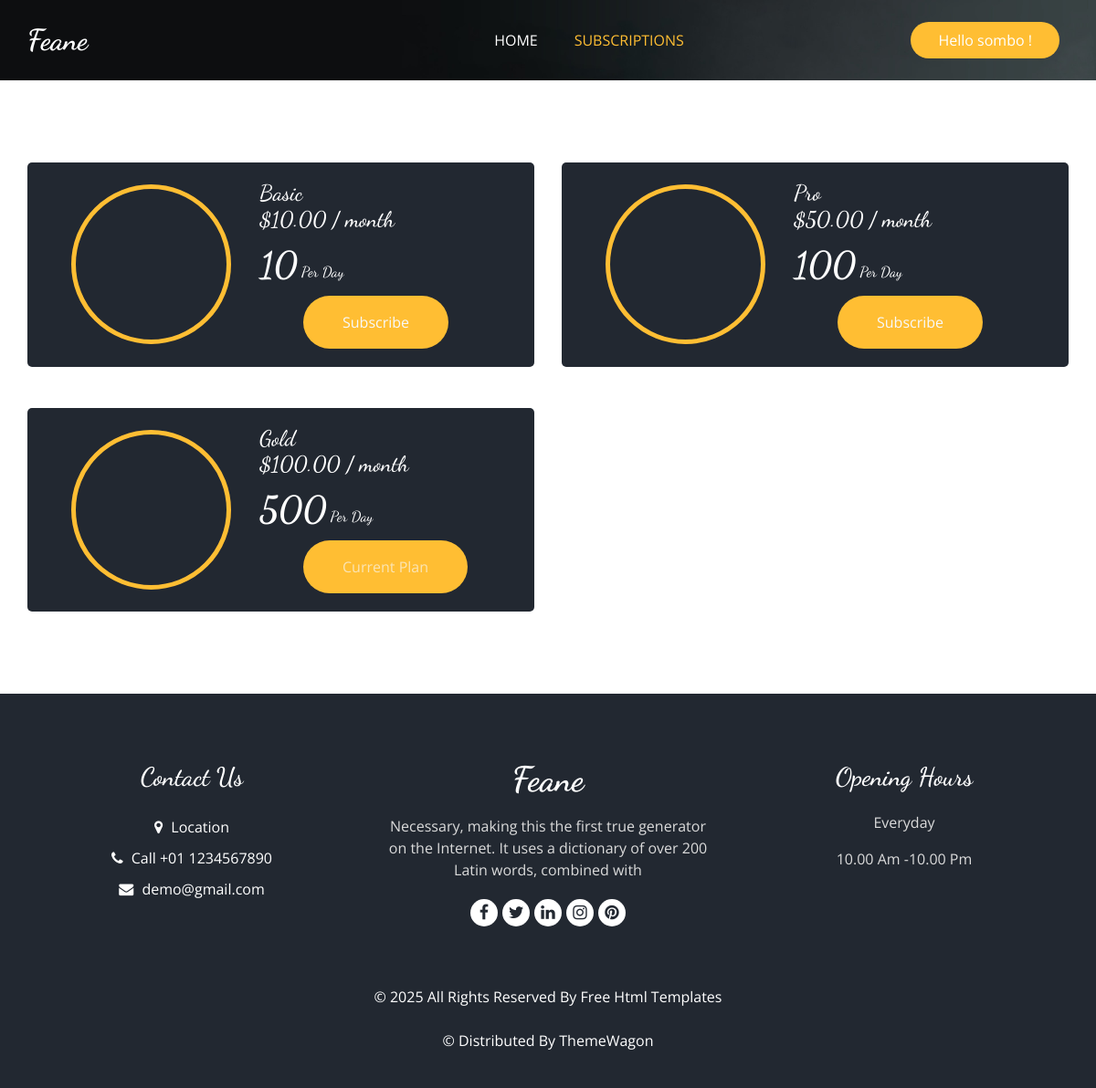
Page /subscription/ (signed in) on the committed database.
### myapp/models.py (models this page shows, shortened)
class SubscriptionPlan(models.Model):
    name = models.CharField(max_length=50)
    price = models.DecimalField(max_digits=6, decimal_places=2)  # Monthly cost
    stripe_price_id = models.CharField(max_length=100, blank=True, null=True)  # Stripe Price ID
    daily_limit = models.IntegerField(default=0)

### myapp/views.py (the view, shortened to what this page needs)
# urls.py: path('subscription/', views.subscription_view, name='subscription'),
@login_required
def subscription_view(request):
    user = request.user
    plans = SubscriptionPlan.objects.all()
    current_subscription = getattr(user, 'subscription', None)
    return render(request, 'subcription/subscription.html', {
        'plans': plans,
        'current_subscription': current_subscription
    })

### myapp/templates/subcription/subscription.html (shortened to what this page needs)
{% extends 'base.html' %}
{% load static %}
{% block subscription_active %} active {% endblock %}
{% block content %}
<section class="offer_section layout_padding-bottom">
    <div class="offer_container">
      <div class="container ">
        <div class="row">
            {% for plan in plans %}
                        {% if plan.name != 'Free' %}
          <div class="col-md-6">
            <div class="box pl-5">
              <div class="img-box">
              </div>
              <div class="detail-box ml-3">
                <h5>
                  {{ plan.name }}
                </h5>
                <h5>
                  ${{ plan.price }} / month
                </h5>
                <h6>
                  <span>{{plan.daily_limit}}</span> Per Day
                </h6>
                <form class="mt-2" method="POST" action="{% url 'create_checkout' plan.id %}" style="display:inline; cursor:pointer;">
                <a class="ml-5" {% if current_subscription and current_subscription.plan.id == plan.id %}disabled{% endif %}>
                    <button type="submit" class="btn custom-btn text-light"
                        {% if current_subscription and current_subscription.plan.id == plan.id %}disabled{% endif %}>
                        {% if current_subscription and current_subscription.plan.id == plan.id %}
                            Current Plan
                        {% else %}
                            Subscribe
                        {% endif %}
                    </button>
                </a>
                </form>
              </div>
            </div>
          </div>
          {% endif %}
                    {% endfor %}
        </div>
      </div>
    </div>
  </section>
{% endblock %}

### myapp/templates/base.html (shortened to what this page needs)
{% load static %}
<!DOCTYPE html>
<html>
<head>
  <link rel="stylesheet" type="text/css" href="{% static 'myapp/css/bootstrap.css' %} " />
  <link rel="stylesheet" type="text/css" href="https://cdnjs.cloudflare.com/ajax/libs/OwlCarousel2/2.3.4/assets/owl.carousel.min.css" />
  <link rel="stylesheet" href="https://cdnjs.cloudflare.com/ajax/libs/jquery-nice-select/1.1.0/css/nice-select.min.css" />
  <link href="{% static 'myapp/css/font-awesome.min.css' %} " rel="stylesheet" />
  <link href="{% static 'myapp/css/style.css' %} " rel="stylesheet" />
  <link href="{% static 'myapp/css/responsive.css' %} " rel="stylesheet" />
</head>
<body class="sub_page">
  <div class="hero_area">
    <div class="bg-box">
      <img src="{% static 'myapp/images/hero-bg.jpg' %}" alt="">
    </div>
    <header class="header_section">
      <div class="container">
        <nav class="navbar navbar-expand-lg custom_nav-container ">
          <a class="navbar-brand" href="{% url 'home' %}">
            <span>
              Feane
            </span>
          </a>
          <div class="collapse navbar-collapse" id="navbarSupportedContent">
            <ul class="navbar-nav  mx-auto ">
              <li class="nav-item {% block home_active %}{% endblock %}">
                <a class="nav-link" href="{% url 'home' %}">Home </a>
              </li>
              <li class="nav-item {% block subscription_active %}{% endblock %}">
                <a class="nav-link" href="{% url 'subscription' %}">Subscriptions <span class="sr-only">(current)</span> </a>
              </li>
            </ul>
            <div class="user_option">
                {% if user.is_authenticated %}
                    <a href="{% url 'profile' %}" class="order_online">Hello {{ user.username }} !</a>
                {% else %}
                    <a href="{% url 'login' %}" class="order_online">Login</a>
                {% endif %}
            </div>
          </div>
        </nav>
      </div>
    </header>
  </div>
        {% block content %}
        {% endblock %}
  <footer class="footer_section">
    <div class="container">
      <div class="row">
        <div class="col-md-4 footer-col">
          <div class="footer_contact">
            <h4>
              Contact Us
            </h4>
            <div class="contact_link_box">
              <a href="">
                <i class="fa fa-map-marker" aria-hidden="true"></i>
                <span>
                  Location
                </span>
              </a>
              <a href="">
                <i class="fa fa-phone" aria-hidden="true"></i>
                <span>
                  Call +01 1234567890
                </span>
              </a>
              <a href="">
                <i class="fa fa-envelope" aria-hidden="true"></i>
                <span>
                  demo@gmail.com
                </span>
              </a>
            </div>
          </div>
        </div>
        <div class="col-md-4 footer-col">
          <div class="footer_detail">
            <a href="" class="footer-logo">
              Feane
            </a>
            <p>
              Necessary, making this the first true generator on the Internet. It uses a dictionary of over 200 Latin words, combined with
            </p>
            <div class="footer_social">
              <a href="">
                <i class="fa fa-facebook" aria-hidden="true"></i>
              </a>
              <a href="">
                <i class="fa fa-twitter" aria-hidden="true"></i>
              </a>
              <a href="">
                <i class="fa fa-linkedin" aria-hidden="true"></i>
              </a>
              <a href="">
                <i class="fa fa-instagram" aria-hidden="true"></i>
              </a>
              <a href="">
                <i class="fa fa-pinterest" aria-hidden="true"></i>
              </a>
            </div>
          </div>
        </div>
        <div class="col-md-4 footer-col">
          <h4>
            Opening Hours
          </h4>
          <p>
            Everyday
          </p>
          <p>
            10.00 Am -10.00 Pm
          </p>
        </div>
      </div>
      <div class="footer-info">
        <p>
          &copy; <span id="displayYear"></span> All Rights Reserved By
          <a href="https://html.design/">Free Html Templates</a><br><br>
          &copy;  Distributed By
          <a href="https://themewagon.com/" target="_blank">ThemeWagon</a>
        </p>
      </div>
    </div>
  </footer>
</body>
</html>

### myapp/static/myapp/css/responsive.css (style rules this page uses)
@media (min-width: 1200px) { .container { max-width: 1170px; } }

### rows in the picture
SubscriptionPlan: name "Basic", price "10.00", daily_limit "10", shows "Subscribe"
SubscriptionPlan: name "Pro", price "50.00", daily_limit "100", shows "Subscribe"
SubscriptionPlan: name "Gold", price "100.00", daily_limit "500", shows "Current Plan"

### other values in the picture
{{ user.username }} "sombo"
